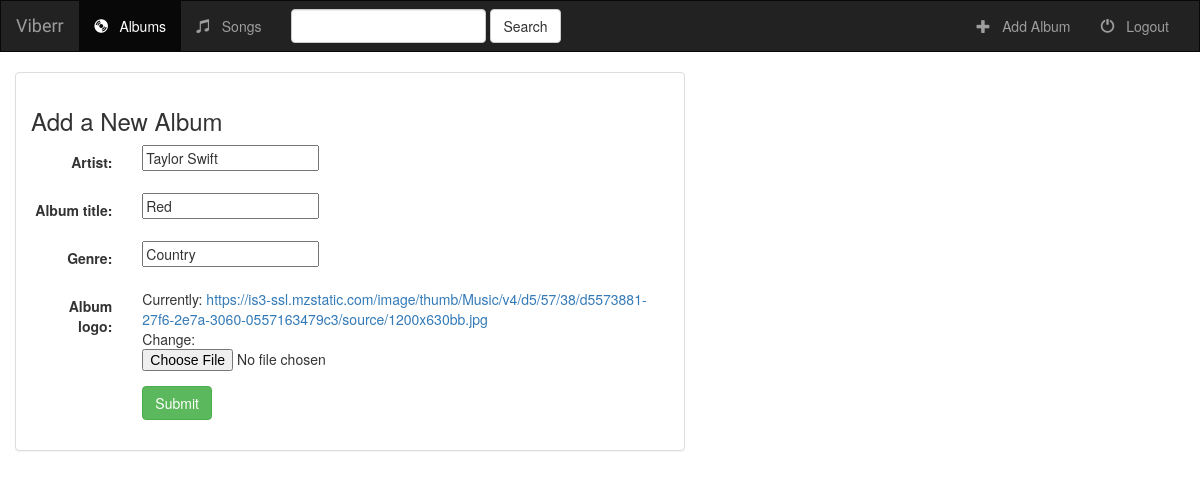
/music/album/1/, run on an earlier commit of the app's database.
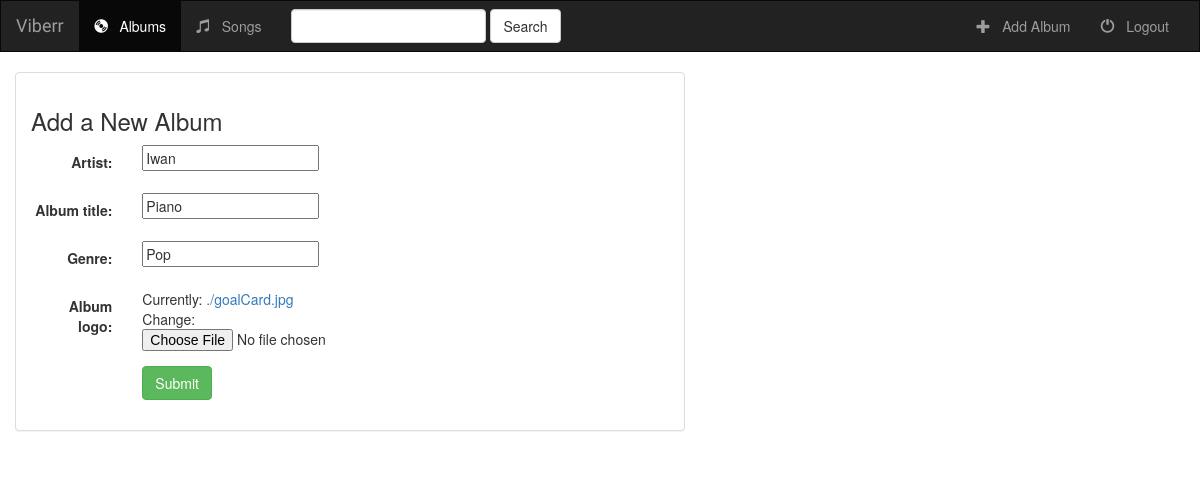
And on a later commit of the database.
### music/models.py (models this page shows, shortened)
class Album(models.Model):
    artist = models.CharField(max_length=250)
    album_title = models.CharField(max_length=500)
    genre = models.CharField(max_length=100)
    album_logo = models.FileField()

### music/views.py (the view)
# urls.py: url(r'album/(?P<pk>[0-9]+)/$', views.AlbumUpdate.as_view(), name='album-update'),
class AlbumUpdate(UpdateView):
    model = Album
    fields = ['artist', 'album_title', 'genre', 'album_logo']

### music/templates/music/album_form.html (shortened to what this page needs)
{% extends 'music/base.html' %}
{% block body %}
<div class="container-fluid">
    <div class="row">
        <div class="col-sm-12 col-md-7">
            <div class="panel panel-default">
                <div class="panel-body">
                    <h3>Add a New Album</h3>
                    <form action="" class="form-horizontal" method="post" enctype="multipart/form-data">
                        {% include 'music/form-template.html' %}
                        <div class="form-group">
                            <div class="col-sm-offset-2 col-sm-10">
                                <button type="submit" class="btn btn-success">Submit</button>
                            </div>
                        </div>
                    </form>
                </div>
            </div>
        </div>
    </div>
</div>
{% endblock %}

### music/templates/music/base.html (shortened to what this page needs)
<!DOCTYPE html>
<html lang="en">
<head>
    {% load staticfiles %}
    <link rel="stylesheet" href="//maxcdn.bootstrapcdn.com/bootstrap/3.3.6/css/bootstrap.min.css">
    <link rel="stylesheet"  type="text/css" href="{% static 'music/style.css' %}"/>
</head>
<body>
    <nav class="navbar navbar-inverse">
    <div class="container-fluid">
        <div class="navbar-header">
            <a class="navbar-brand" href="{% url 'music:index' %}">Viberr</a>
        </div>
        <div class="collapse navbar-collapse" id="topNavBar">
            <ul class="nav navbar-nav">
                <li class="active">
                    <a href="{% url 'music:index' %}">
                    <span class="glyphicon glyphicon-cd" aria-hidden="true"></span>&nbsp&nbsp;
                    Albums
                    </a>
                </li>
                <li class="">
                    <a href="#">
                    <span class="glyphicon glyphicon-music" aria-hidden="true"></span>&nbsp;&nbsp;
                    Songs
                    </a>
                </li>
            </ul>
            <form action="#" class="navbar-form navbar-left" role="search" method="get">
                <div class="form-group">
                    <input type="text" class="form-control" name="q" value="">
                </div>
                <button type="submit" class="btn btn-default">Search</button>
            </form>
            <ul class="nav navbar-nav navbar-right">
                <li class="">
                    <a href="{% url 'music:album-add' %}">
                    <span class="glyphicon glyphicon-plus" aria-hidden="true"></span>&nbsp;&nbsp;
                    Add Album
                    </a>
                </li>
                <li class="">
                    <a href="#">
                    <span class="glyphicon glyphicon-off" aria-hidden="true"></span>&nbsp;&nbsp;
                    Logout
                    </a>
                </li>
            </ul>
        </div>
    </div>
</nav>
{% block body %}
{% endblock %}
</body>
</html>

### music/templates/music/form-template.html (shortened to what this page needs)
{% for field in form %}
    <div class="form-group">
    <div class="col-sm-offset-2 col-sm-10">
    </div>
        <label class="control-label col-sm-2" >{{ field.label_tag }}</label>
        <div class="col-sm-10">{{ field }}</div>
    </div>
{% endfor %}

### music/static/music/style.css (style rules this page uses)
body { background: white url("images/background.png"); }
.navbar { border-radius: 0; }
.navbar-brand { font-family: 'Satisfy', cursive; }

What changed in the data, as far as the page shows it:
changed Album: artist "Taylor Swift" → "Iwan"; album_title "Red" → "Piano"; genre "Country" → "Pop"
Also different on the page:
text no longer shown: "Currently: https://is3-ssl.mzstatic.com/image/thumb/Music/v4/d5/57/38/d5573881-27f6-2e7a-3060-0557163479c3/source/1200x630bb.jpg Change:"
text now shown: "Currently: ./goalCard.jpg Change:"
